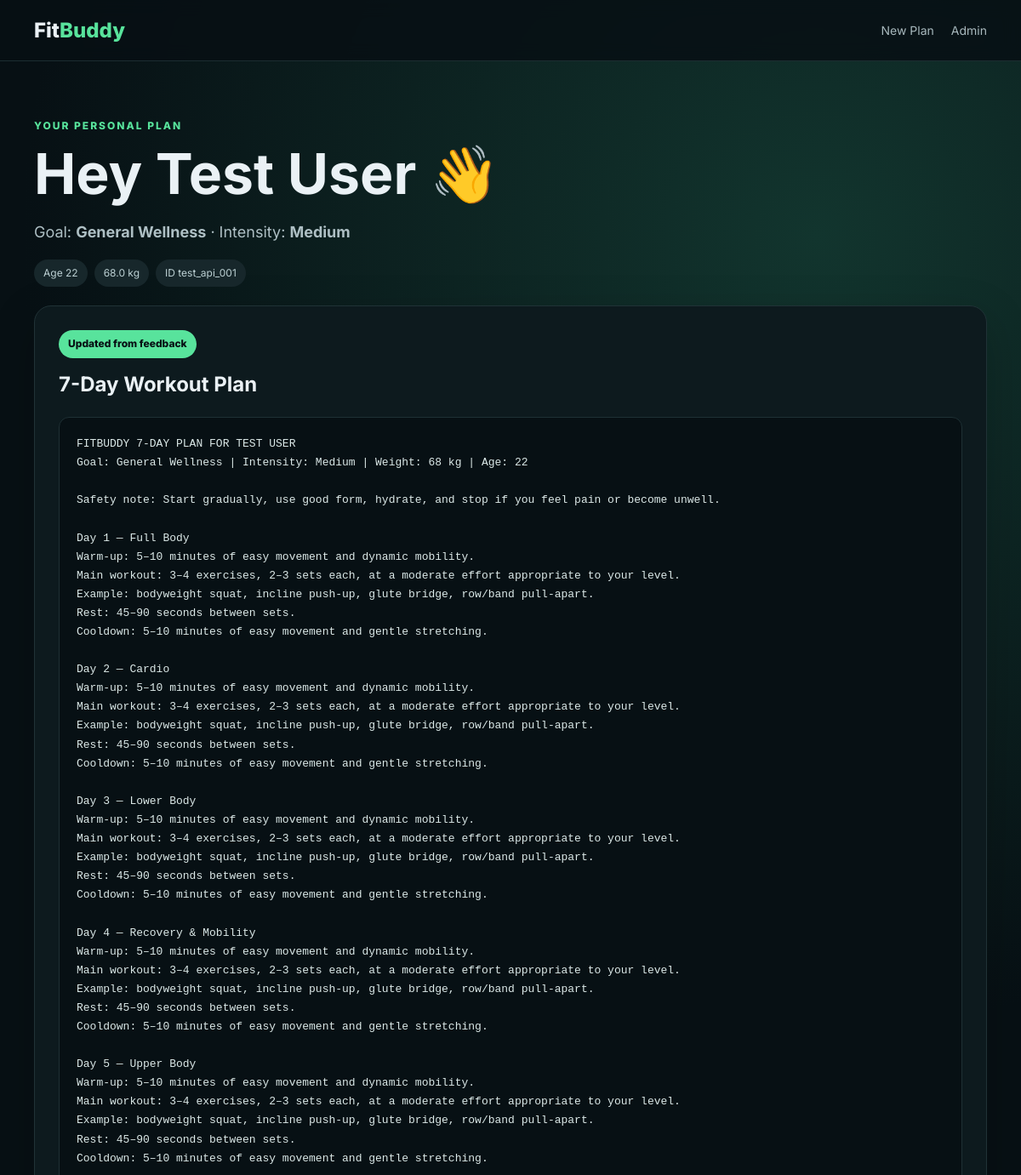
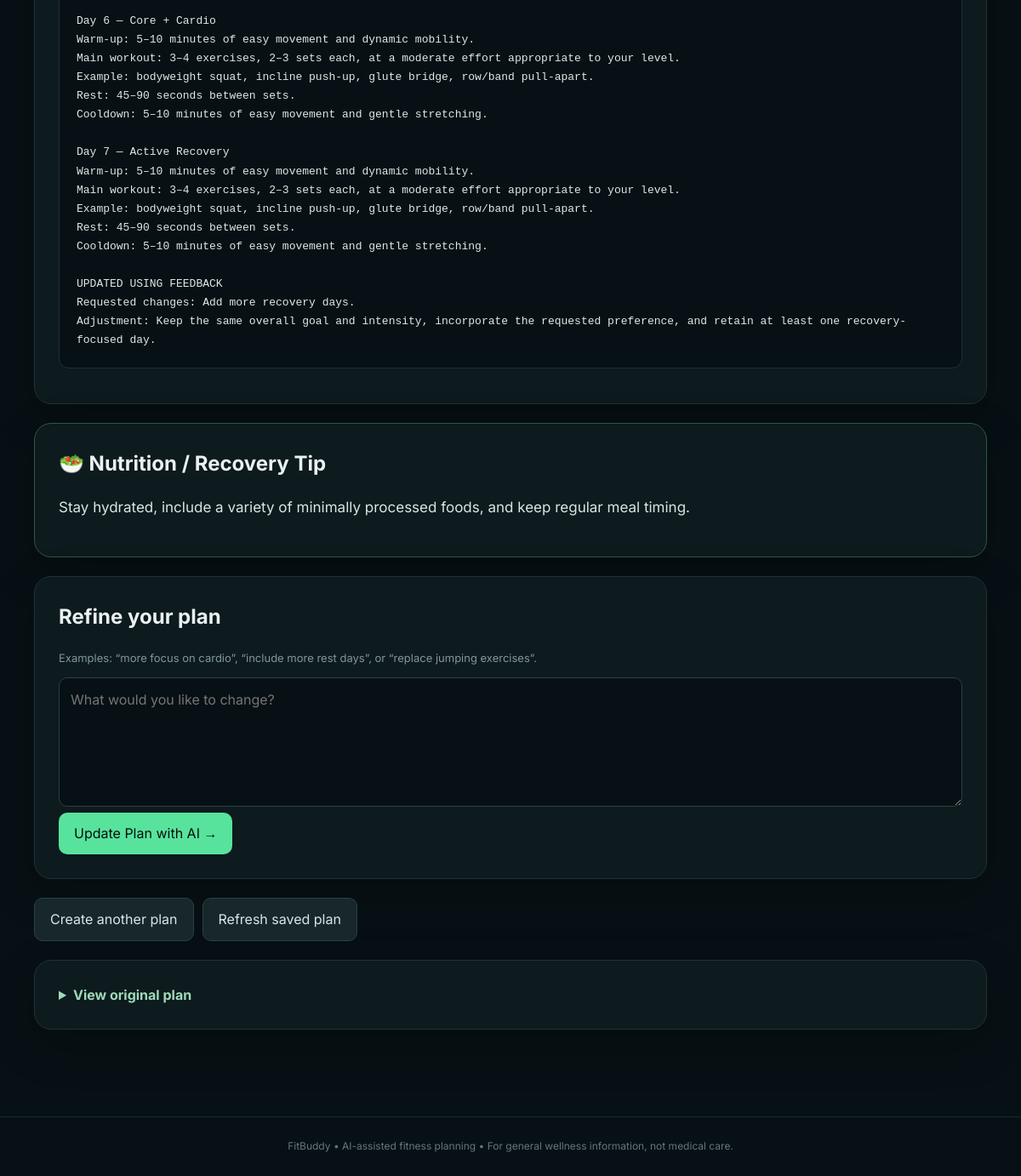
Screenshot of /plan/test_api_001 with the database file from the repository (2 pictures, top to bottom).
### app/database.py (models this page shows)
class Base(DeclarativeBase):
    pass

class User(Base):
    __tablename__ = "users"
    id: Mapped[int] = mapped_column(Integer, primary_key=True, index=True)
    user_id: Mapped[str] = mapped_column(String(64), unique=True, index=True, nullable=False)
    username: Mapped[str] = mapped_column(String(100), nullable=False)
    age: Mapped[int] = mapped_column(Integer, nullable=False)
    weight: Mapped[float] = mapped_column(Float, nullable=False)
    goal: Mapped[str] = mapped_column(String(50), nullable=False)
    intensity: Mapped[str] = mapped_column(String(20), nullable=False)
    created_at: Mapped[datetime] = mapped_column(
        DateTime(timezone=True), default=lambda: datetime.now(timezone.utc), nullable=False
    )

class Plan(Base):
    __tablename__ = "plans"
    id: Mapped[int] = mapped_column(Integer, primary_key=True, index=True)
    user_id: Mapped[str] = mapped_column(String(64), index=True, nullable=False)
    original_plan: Mapped[str] = mapped_column(Text, nullable=False)
    updated_plan: Mapped[str | None] = mapped_column(Text, nullable=True)
    nutrition_tip: Mapped[str] = mapped_column(Text, nullable=False)
    feedback: Mapped[str | None] = mapped_column(Text, nullable=True)
    created_at: Mapped[datetime] = mapped_column(
        DateTime(timezone=True), default=lambda: datetime.now(timezone.utc), nullable=False
    )
    updated_at: Mapped[datetime | None] = mapped_column(DateTime(timezone=True), nullable=True)

### app/routes.py (the view)
@router.get("/plan/{user_id}", response_class=HTMLResponse)
async def view_plan(request: Request, user_id: str):
    user = get_user(user_id)
    plan = get_plan(user_id)
    if not user or not plan:
        raise HTTPException(status_code=404, detail="User or plan not found.")
    active_plan = plan.updated_plan or plan.original_plan
    return templates.TemplateResponse(
        request,
        "result.html",
        page_context(
            request,
            user=user,
            workout_plan=active_plan,
            original_plan=plan.original_plan,
            nutrition_tip=plan.nutrition_tip,
            feedback=plan.feedback,
            updated=bool(plan.updated_plan),
        ),
    )

### templates/result.html (shortened to what this page needs)
{% extends "base.html" %}
{% block content %}
<section class="page-heading">
  <p class="eyebrow">YOUR PERSONAL PLAN</p>
  <h1>Hey {{ user.username }} 👋</h1>
  <p class="lead">Goal: <strong>{{ user.goal.title() }}</strong> · Intensity: <strong>{{ user.intensity.title() }}</strong></p>
  <div class="chips">
    <span>Age {{ user.age }}</span><span>{{ user.weight }} kg</span><span>ID {{ user.user_id }}</span>
  </div>
</section>
<section class="card">
  {% if updated %}<div class="badge">Updated from feedback</div>{% endif %}
  <h2>7-Day Workout Plan</h2>
  <pre class="plan">{{ workout_plan }}</pre>
</section>
<section class="card tip-card">
  <h2>🥗 Nutrition / Recovery Tip</h2>
  <p>{{ nutrition_tip }}</p>
</section>
<section class="card">
  <h2>Refine your plan</h2>
  <p class="muted">Examples: “more focus on cardio”, “include more rest days”, or “replace jumping exercises”.</p>
  <form method="post" action="/submit-feedback">
    <textarea name="feedback" required minlength="3" maxlength="2000" rows="5" placeholder="What would you like to change?"></textarea>
    <button class="btn primary" type="submit">Update Plan with AI →</button>
  </form>
</section>
<div class="actions">
  <a class="btn secondary" href="/">Create another plan</a>
  <a class="btn secondary" href="/plan/{{ user.user_id }}">Refresh saved plan</a>
</div>
{% if original_plan %}
<details class="card">
  <summary>View original plan</summary>
</details>
{% endif %}
{% endblock %}

### templates/base.html (shortened to what this page needs)
<!doctype html>
<html lang="en">
<head>
  <link rel="stylesheet" href="{{ url_for('static', path='css/style.css') }}">
</head>
<body>
<header class="topbar">
  <a class="brand" href="/">Fit<span>Buddy</span></a>
  <nav>
    <a href="/">New Plan</a>
    <a href="/admin/login">Admin</a>
  </nav>
</header>
<main class="container">
  {% block content %}{% endblock %}
</main>
<footer>FitBuddy • AI-assisted fitness planning • For general wellness information, not medical care.</footer>
</body>
</html>

### static/css/style.css (style rules this page uses)
:root { font-family:Inter,system-ui,sans-serif;color:#eaf1f5;background:#071014;line-height:1.55 }
* { box-sizing:border-box }
body { margin:0;min-height:100vh;background:radial-gradient(circle at 80% 10%,#12352e 0,#071014 35%),#071014 }
a { color:inherit;text-decoration:none }
.topbar { height:72px;padding:0 max(20px,calc((100% - 1120px)/2));display:flex;align-items:center;justify-content:space-between;border-bottom:1px solid #1c2d31;background:#071014dd;backdrop-filter:blur(10px);position:sticky;top:0;z-index:10 }
.brand { font-weight:800;font-size:24px }
.brand span,h1 span { color:#58e39c }
.topbar nav { display:flex;gap:20px;font-size:14px;color:#a9b9be }
.container { width:min(1120px,calc(100% - 32px));margin:0 auto;padding:55px 0 80px }
.eyebrow { font-size:12px;font-weight:800;letter-spacing:2px;color:#58e39c }
.hero h1,.page-heading h1 { font-size:clamp(38px,6vw,66px);line-height:1.05;margin:10px 0 20px }
.lead { font-size:18px;color:#aebfc4;max-width:720px }
.card { background:#0d1a1e;border:1px solid #203236;border-radius:20px;padding:28px;margin:22px 0;box-shadow:0 18px 55px #0003 }
.card h2 { margin-top:0 }
input,select,textarea { width:100%;background:#071014;color:#eef7f7;border:1px solid #2a4146;border-radius:10px;padding:13px;font:inherit;outline:none }
textarea { resize:vertical }
.btn { display:inline-flex;justify-content:center;align-items:center;border:0;border-radius:10px;padding:12px 18px;font-weight:700;cursor:pointer;font:inherit }
.primary { background:#58e39c;color:#06100d }
.secondary { background:#17272b;color:#d8e6e8;border:1px solid #2a4146 }
.fine-print,.muted { font-size:13px;color:#81969b }
.chips { display:flex;flex-wrap:wrap;gap:8px }
.chips span,.badge { padding:7px 11px;border-radius:999px;background:#17272b;color:#bcd0d3;font-size:12px }
.badge { display:inline-block;color:#071014;background:#58e39c;font-weight:800;margin-bottom:12px }
.plan { white-space:pre-wrap;word-break:break-word;background:#071014;border:1px solid #1e3034;border-radius:12px;padding:20px;overflow:auto;font:13px/1.7 ui-monospace,SFMono-Regular,Consolas,monospace;color:#dce9e8 }
.tip-card { border-color:#315544 }
.tip-card p { font-size:17px;color:#d7e7e2 }
.actions { display:flex;gap:10px;flex-wrap:wrap }
details { margin-top:18px }
summary { cursor:pointer;color:#9fdab9;font-weight:700 }
footer { text-align:center;color:#62777c;border-top:1px solid #18292d;padding:25px 15px;font-size:12px }

### rows the page displays
User: username "Test User", goal "General Wellness", intensity "Medium", age "22", weight "68.0", user_id "test_api_001"
Plan: updated_plan "FITBUDDY 7-DAY PLAN FOR TEST USER Goal: General Wellness | Intensity: Medium | Weight: 68 kg | Age: 22 Safety note: Start gradually, use good form, hydrate, and stop if you feel pain or become unwell. Day 1 — Full Body Warm-up: 5–10 minutes of easy movement and dynamic mobility. Main workout: 3–4 exercises, 2–3 sets each, at a moderate effort appropriate to your level. Example: bodyweight squat, incline push-up, glute bridge, row/band pull-apart. Rest: 45–90 seconds between sets. Cooldown: 5–10 minutes of easy movement and gentle stretching. Day 2 — Cardio Warm-up: 5–10 minutes of easy movement and dynamic mobility. Main workout: 3–4 exercises, 2–3 sets each, at a moderate effort…", nutrition_tip "Stay hydrated, include a variety of minimally processed foods, and keep regular meal timing."
